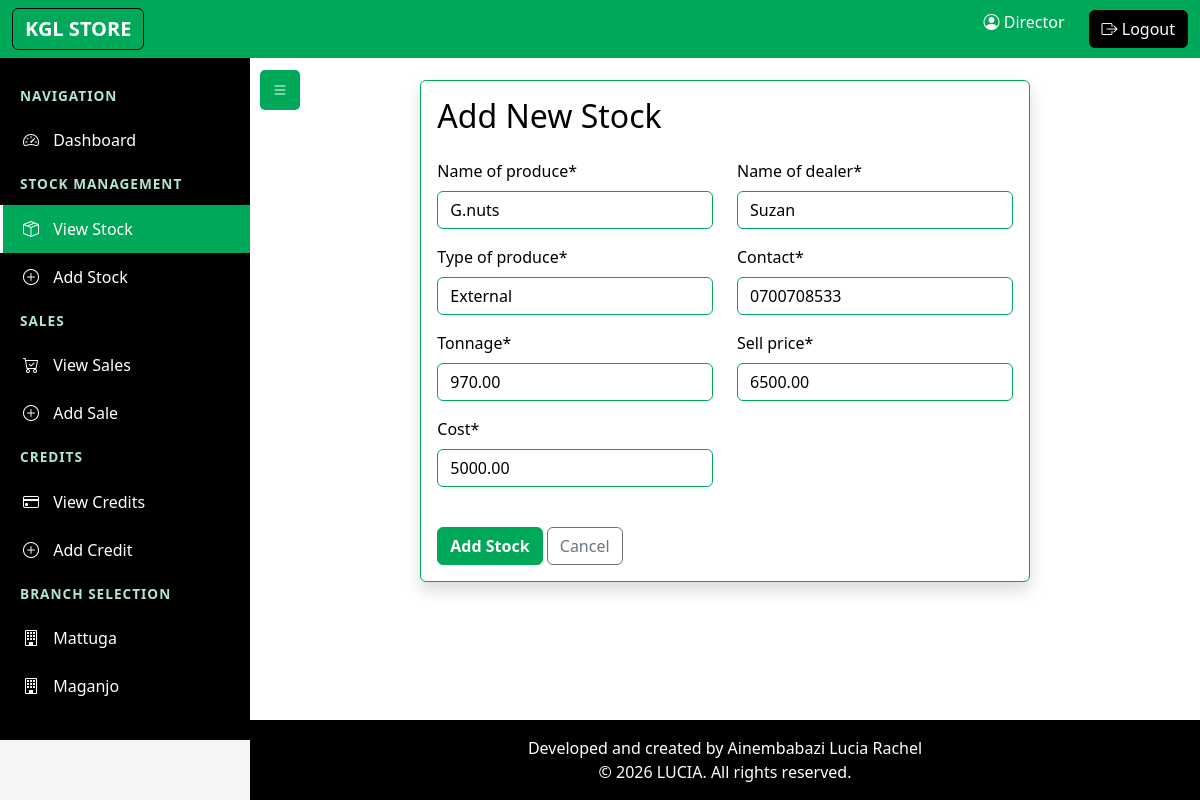
The app's page /stock/edit/6/ (signed in) with its own data.
### kglapp/models.py (models this page shows, shortened)
class UserProfile(AbstractUser):
    USERNAME_FIELD = 'username'
    REQUIRED_FIELDS = ['email']
    phone_number = models.CharField(max_length=15, null=False, blank=False)
    address = models.TextField(null=False, blank=False)
    contact = models.CharField(max_length=20, blank=True)
    gender = models.CharField(max_length=10, null=False, blank=False)
    role = models.CharField(max_length=20, choices=[
        ('manager', 'Manager'),
        ('director', 'Director'),
        ('sales_agent', 'Sales Agent')
    ], default='manager')
    branch = models.CharField(max_length=100, null=True, blank=True, choices=[
        ('Mattuga', 'Mattuga'),
        ('Maganjo', 'Maganjo'),
    ])
    date_joined = models.DateTimeField(default=timezone.now)

class Stock(models.Model):
    name_of_produce = models.CharField(max_length=100, null=False, blank=False)
    branch = models.CharField(max_length=100, null=False, blank=False, default='Mattuga', choices=[
        ('Mattuga', 'Mattuga'),
        ('Maganjo', 'Maganjo'),
    ])
    type_of_produce = models.CharField(max_length=50, null=False, blank=False)
    date_of_arrival = models.DateField(auto_now_add=True,null=False, blank=False)
    time_of_arrival = models.TimeField(auto_now_add=True,null=False, blank=False)
    tonnage = models.DecimalField(max_digits=10, decimal_places=2, null= False, blank=False)
    name_of_dealer = models.CharField(max_length=100, null=False, blank=False)
    cost = models.DecimalField(max_digits=12, decimal_places=2, null=False, blank=False)
    contact = models.CharField(max_length=20, null=False, blank=False)
    sell_price = models.DecimalField(max_digits=12, decimal_places=2, null=False, blank=False)

### kglapp/views.py (the view)
# urls.py: path('stock/edit/<int:stock_id>/', views.edit_stock, name='edit_stock'),
@login_required
@has_role(['manager', 'director'])
def edit_stock(request, stock_id):
    stock = get_object_or_404(Stock, id=stock_id)
    if request.user.role == 'manager' and stock.branch != request.user.branch:
        raise PermissionDenied("You don't have permission to edit this stock item.")
    if request.method == 'POST':
        form = StockForm(request.POST, instance=stock, user=request.user)
        if form.is_valid():
            form.save()
            return redirect('all_stock')
    else:
        form = StockForm(instance=stock, user=request.user)
    return render(request, 'add_stock.html', {'form': form, 'edit_mode': True})

### kglapp/forms.py (shortened to what this page needs)
class StockForm(forms.ModelForm):
    class Meta:
        model = Stock
        fields = ['name_of_produce', 'type_of_produce', 'tonnage', 'name_of_dealer',
                 'cost', 'contact', 'sell_price']
    def __init__(self, *args, **kwargs):
        user = kwargs.pop('user', None)
        branch = kwargs.pop('branch', None)
        super().__init__(*args, **kwargs)
        if user:
            if user.role == 'manager':
                self.instance.branch = user.branch
            elif user.role == 'director':
                if branch:
                    self.instance.branch = branch
                self.fields['branch'] = forms.ChoiceField(
                    choices=[('Mattuga', 'Mattuga'), ('Maganjo', 'Maganjo')],
                    initial=branch or 'Mattuga'
                )

### kglapp/views.py (called while the page is built)
def has_role(roles):
    def check_role(user):
        if not user.is_authenticated:
            return False
        if user.is_superuser:
            return True
        if isinstance(roles, str):
            return user.role == roles
        return user.role in roles
    return user_passes_test(check_role)

### kglapp/templates/add_stock.html (shortened to what this page needs)
{% extends 'base.html' %}
{% load crispy_forms_tags %}
{% block content %}
<div class="row justify-content-center">
    <div class="col-md-8">
        <div class="card shadow">
            <div class="card-body">
                <h2 class="card-title mb-4">Add New Stock</h2>
                <form method="post" id="stockForm">
                    <div class="row">
                        <div class="col-md-6">
                            {{ form.name_of_produce|as_crispy_field }}
                            {{ form.type_of_produce|as_crispy_field }}
                            {{ form.tonnage|as_crispy_field }}
                            {{ form.cost|as_crispy_field }}
                        </div>
                        <div class="col-md-6">
                            {{ form.name_of_dealer|as_crispy_field }}
                            {{ form.contact|as_crispy_field }}
                            {{ form.sell_price|as_crispy_field }}
                        </div>
                    </div>
                    <div class="mt-4">
                        <button type="submit" class="btn btn-primary" id="submitBtn">Add Stock</button>
                        <a href="{% url 'all_stock' %}" class="btn btn-outline-secondary">Cancel</a>
                    </div>
                </form>
            </div>
        </div>
    </div>
</div>
{% endblock %}

### kglapp/templates/base.html (shortened to what this page needs)
<!DOCTYPE html>
<html lang="en">
<head>
    {% load django_bootstrap5 %}
    {% load crispy_forms_tags %}
    {% bootstrap_css %}
    <link rel="stylesheet" href="https://cdn.jsdelivr.net/npm/bootstrap-icons@1.11.3/font/bootstrap-icons.min.css">
</head>
<body>
    <nav class="navbar navbar-expand-lg navbar-dark bg-primary mb-4">
        <div class="container-fluid">
            <a class="navbar-brand btn btn-dark" href="{% url 'dashboard' %}">KGL STORE</a>
            <div class="collapse navbar-collapse" id="navbarNav">
                <ul class="navbar-nav ms-auto">
                    <li class="nav-item">
                        <span class="navbar-text me-3">
                            <i class="bi bi-person-circle"></i> {{ user.username }}
                        </span>
                    </li>
                    <li class="nav-item">
                        <form method="POST" action="{% url 'logout' %}" class="d-inline">
                            <button type="submit" class="btn btn-dark ms-2">
                                <i class="bi bi-box-arrow-right"></i> Logout
                            </button>
                        </form>
                    </li>
                </ul>
            </div>
        </div>
    </nav>
    <button class="sidebar-toggle" id="sidebarToggle" onclick="toggleSidebar()">
        <i class="bi bi-list"></i>
    </button>
    <div class="sidebar" id="sidebar">
        <div class="sidebar-section">Navigation</div>
        <a href="{% url 'dashboard' %}" class="sidebar-link">
            <i class="bi bi-speedometer2"></i> Dashboard
        </a>
        {% if user_role == 'manager' or user_role == 'director' %}
        <div class="sidebar-section">Stock Management</div>
        <a href="{% url 'all_stock' %}{% if current_branch and user_role == 'director' %}?branch={{ current_branch }}{% endif %}" class="sidebar-link">
            <i class="bi bi-box-seam"></i> View Stock
        </a>
        <a href="{% url 'add_stock' %}{% if current_branch and user_role == 'director' %}?branch={{ current_branch }}{% endif %}" class="sidebar-link">
            <i class="bi bi-plus-circle"></i> Add Stock
        </a>
        {% endif %}
        <div class="sidebar-section">Sales</div>
        <a href="{% url 'all_sales' %}{% if current_branch and user_role == 'director' %}?branch={{ current_branch }}{% endif %}" class="sidebar-link">
            <i class="bi bi-cart-check"></i> View Sales
        </a>
        <a href="{% url 'add_sale' %}{% if current_branch and user_role == 'director' %}?branch={{ current_branch }}{% endif %}" class="sidebar-link">
            <i class="bi bi-plus-circle"></i> Add Sale
        </a>
        <div class="sidebar-section">Credits</div>
        <a href="{% url 'all_credits' %}{% if current_branch and user_role == 'director' %}?branch={{ current_branch }}{% endif %}" class="sidebar-link">
            <i class="bi bi-credit-card"></i> View Credits
        </a>
        <a href="{% url 'add_credit' %}{% if current_branch and user_role == 'director' %}?branch={{ current_branch }}{% endif %}" class="sidebar-link">
            <i class="bi bi-plus-circle"></i> Add Credit
        </a>
        {% if user_role == 'director' %}
        <div class="sidebar-section">Branch Selection</div>
        <a href="{% url 'dashboard' %}?branch=Mattuga" class="sidebar-link">
            <i class="bi bi-building"></i> Mattuga
        </a>
        <a href="{% url 'dashboard' %}?branch=Maganjo" class="sidebar-link">
            <i class="bi bi-building"></i> Maganjo
        </a>
        {% endif %}
    </div>
    <div class="main-content" id="mainContent">
        <div class="container-fluid">
            {% block content %}
            {% endblock %}
        </div>
    </div>
    <footer class="footer py-3 bg-dark text-white" id="footer">
        <div class="container text-center">
            <p class="mb-0">Developed and created by Ainembabazi Lucia Rachel</p>
            <p class="mb-0">&copy; {% now "Y" %} LUCIA. All rights reserved.</p>
        </div>
    </footer>
</body>
</html>

### records on screen
UserProfile: username "Director"
Stock: name_of_produce "G.nuts", type_of_produce "External", tonnage "970.00", cost "5000.00", name_of_dealer "Suzan", contact "0700708533", sell_price "6500.00"
